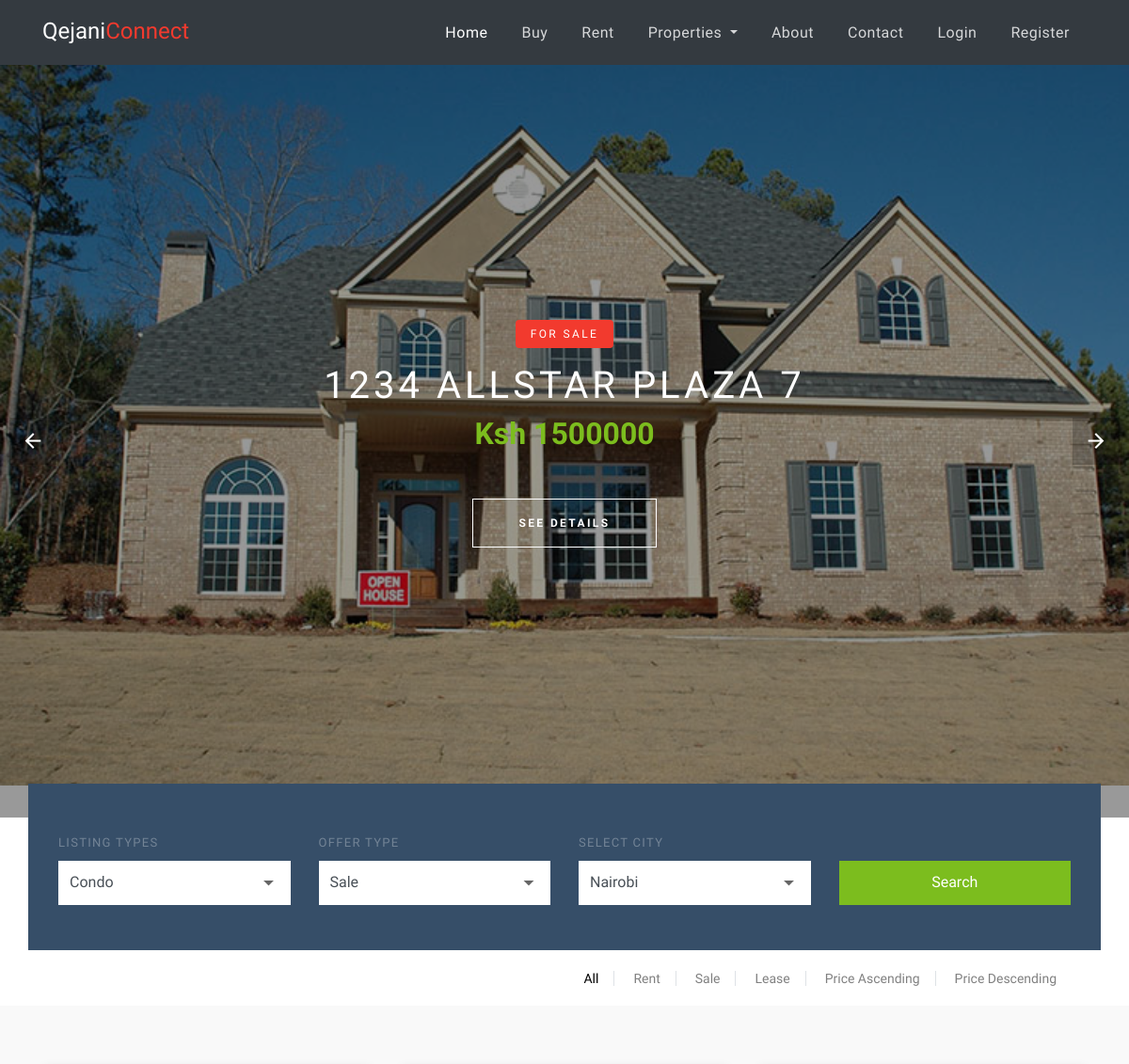
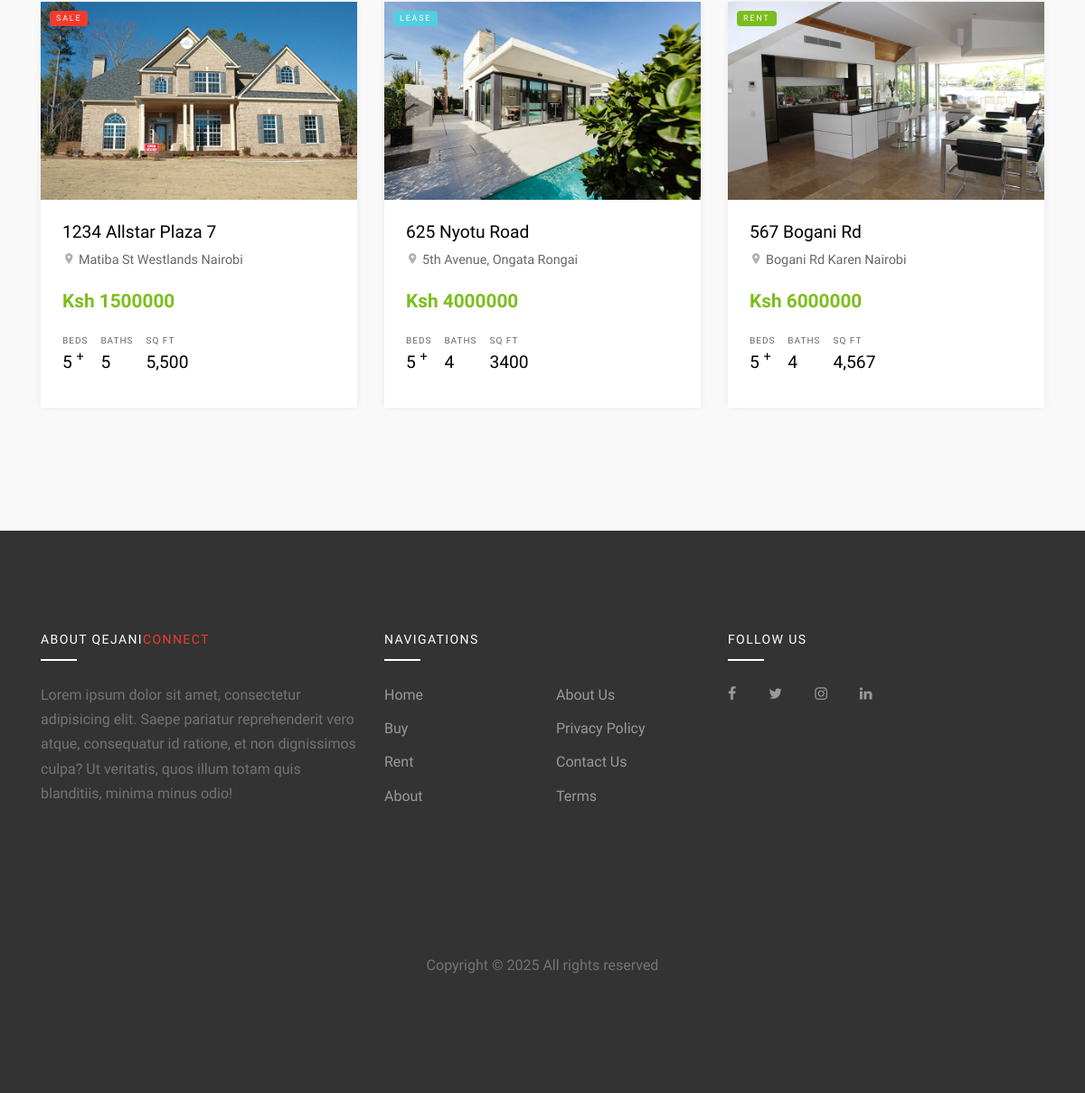
/price.php?price=ASC, run on the app's committed database (2 pictures, top to bottom).
### tables this page shows
CREATE TABLE `props` (
  `id` int(11) NOT NULL,
  `name` varchar(200) NOT NULL,
  `location` varchar(200) NOT NULL,
  `image` varchar(200) NOT NULL,
  `price` varchar(200) NOT NULL,
  `beds` int(10) NOT NULL,
  `baths` int(20) NOT NULL,
  `sqft` varchar(30) NOT NULL,
  `home_type` varchar(200) NOT NULL,
  `year_built` varchar(200) NOT NULL,
  `type` varchar(200) NOT NULL,
  `price_sqft` float NOT NULL,
  `description` text NOT NULL,
  `admin_name` varchar(200) NOT NULL,
  `created_at` timestamp NOT NULL DEFAULT current_timestamp(),
  `virtual_tour_url` varchar(255) DEFAULT NULL,
  `status` varchar(200) NOT NULL
);

### price.php (the view, shortened to what this page needs)
<?php require "includes/header.php" ?>
<?php require "config/config.php" ?>
<?php
if (isset($_GET["price"])) {
  $price = $_GET["price"];
  $page = isset($_GET['page']) ? (int)$_GET['page'] : 1;
  $offset = ($page - 1) * ITEMS_PER_PAGE;
  $select = $conn->query("SELECT * FROM props ORDER BY price $price LIMIT $offset, " . ITEMS_PER_PAGE);
  $select->execute();
  $props = $select->fetchAll(PDO::FETCH_OBJ);
} else {
  echo "<script>window.location.href='" . APPURL . "404.php'</script>";
}
?>
<div class="slide-one-item home-slider owl-carousel">
  <?php foreach ($props as $prop) : ?>
    <div class="site-blocks-cover overlay" style="background-image: url(<?php echo USERIMAGESURL; ?>/thumbnails/<?php echo $prop->image; ?>);" data-aos="fade"
      data-stellar-background-ratio="0.5">
      <div class="container">
        <div class="row align-items-center justify-content-center text-center">
          <div class="col-md-10">
            <span class="d-inline-block bg-<?php if ($prop->type == "rent") {
                                              echo "success";
                                            } else if ($prop->type == "sale") {
                                              echo "danger";
                                            } else {
                                              echo "info";
                                            } ?> text-white px-3 mb-3 property-offer-type rounded">For <?php echo $prop->type; ?></span>
            <h1 class="mb-2"><?php echo $prop->name; ?></h1>
            <p class="mb-5"><strong class="h2 text-success font-weight-bold">Ksh <?php echo $prop->price; ?></strong></p>
            <p><a href="property-details.php?id=<?php echo $prop->id ?>" class="btn btn-white btn-outline-white py-3 px-5 rounded-0 btn-2">See Details</a></p>
          </div>
        </div>
      </div>
    </div>
  <?php endforeach; ?>
</div>
<div class="site-section site-section-sm pb-0">
  <div class="container">
    <div class="row">
      <form class="form-search col-md-12" action="search.php" method="POST" style="margin-top: -100px;">
        <div class="row  align-items-end">
          <div class="col-md-3">
            <label for="list-types">Listing Types</label>
            <div class="select-wrap">
              <select name="list-types" id="list-types" class="form-control d-block rounded-0">
                <?php foreach ($categories as $category) : ?>
                  <option value="<?php echo $category->name; ?>"><?php echo $category->name; ?></option>
                <?php endforeach; ?>
              </select>
            </div>
          </div>
          <div class="col-md-3">
            <label for="offer-types">Offer Type</label>
            <div class="select-wrap">
              <select name="offer-types" id="offer-types" class="form-control d-block rounded-0">
                <option value="sale">Sale</option>
              </select>
            </div>
          </div>
          <div class="col-md-3">
            <label for="select-city">Select City</label>
            <div class="select-wrap">
              <select name="select-city" id="select-city" class="form-control d-block rounded-0">
                <option value="nairobi">Nairobi</option>
              </select>
            </div>
          </div>
          <div class="col-md-3">
            <input type="submit" name="submit" class="btn btn-success text-white btn-block rounded-0" value="Search">
          </div>
        </div>
      </form>
    </div>
    <div class="row">
      <div class="col-md-12">
        <div class="view-options bg-white py-3 px-3 d-md-flex align-items-center">
          <div class="ml-auto d-flex align-items-center">
            <div>
              <a href="<?php APPURL; ?>index.php" class="view-list px-3 border-right active">All</a>
              <a href="<?php APPURL; ?>rent.php?type=rent" class="view-list px-3 border-right">Rent</a>
              <a href="<?php APPURL; ?>sale.php?type=sale" class="view-list px-3 border-right">Sale</a>
              <a href="<?php APPURL; ?>lease.php?type=lease" class="view-list px-3 border-right">Lease</a>
              <a href="<?php APPURL; ?>price.php?price=ASC" class="view-list px-3 border-right">Price Ascending</a>
              <a href="<?php APPURL; ?>price.php?price=DESC" class="view-list px-3">Price Descending</a>
            </div>
          </div>
        </div>
      </div>
    </div>
  </div>
</div>
<div class="site-section site-section-sm bg-light">
  <div class="container">
    <div class="row mb-5">
      <?php foreach ($props as $prop) : ?>
        <div class="col-md-6 col-lg-4 mb-4">
          <div class="property-entry h-100">
            <a href="property-details.php?id=<?php echo $prop->id ?>" class="property-thumbnail">
              <div class="offer-type-wrap">
                <span class="offer-type bg-<?php if ($prop->type == "rent") {
                                              echo "success";
                                            } else if ($prop->type == "sale") {
                                              echo "danger";
                                            } else {
                                              echo "info";
                                            } ?>"><?php echo $prop->type; ?></span>
              </div>
              <img src="<?php echo USERIMAGESURL; ?>/thumbnails/<?php echo urlencode($prop->image); ?>" alt="Image" class="img-fluid">
            </a>
            <div class="p-4 property-body">
              <h2 class="property-title"><a href="property-details.php?id=<?php echo $prop->id ?>"><?php echo $prop->name; ?></a></h2>
              <span class="property-location d-block mb-3"><span class="property-icon icon-room"></span>
                <?php echo $prop->location; ?></span>
              <strong class="property-price text-primary mb-3 d-block text-success">Ksh <?php echo $prop->price; ?></strong>
              <ul class="property-specs-wrap mb-3 mb-lg-0">
                <li>
                  <span class="property-specs">Beds</span>
                  <span class="property-specs-number"><?php echo $prop->beds; ?> <sup>+</sup></span>
                </li>
                <li>
                  <span class="property-specs">Baths</span>
                  <span class="property-specs-number"><?php echo $prop->baths ?></span>
                </li>
                <li>
                  <span class="property-specs">SQ FT</span>
                  <span class="property-specs-number"><?php echo $prop->sqft; ?></span>
                </li>
              </ul>
            </div>
          </div>
        </div>
      <?php endforeach; ?>
    </div>
  </div>
</div>
<?php require "includes/footer.php" ?>

### css/style.css (style rules this page uses)
body { line-height: 1.7; color: rgba(0, 0, 0, 0.6); font-weight: 400; font-size: 1rem; font-family: "Roboto Mono", SFMono-Regular, Menlo, Monaco, Consolas, "Liberation Mono", "Courier New", monospace; font-family: "Nunito Sans", -apple-system, BlinkMacSystemFont, "Segoe UI", Roboto, "Helvetica Neue", Arial, sans-serif, "Apple Color Emoji", "Segoe UI Emoji", "Segoe UI Symbol", "Noto Color Emoji"; }
a { -webkit-transition: .3s all ease; -o-transition: .3s all ease; transition: .3s all ease; }
.bg-light { background: #f9f9f9 !important; }
.btn { position: relative; top: 0; }
.btn.btn-2 { letter-spacing: .2em; text-transform: uppercase; font-size: 12px; font-weight: 700; }
.btn.btn-white.btn-outline-white { border-color: #fff; background: transparent; color: #fff; }
.form-control { height: 47px; }
.site-section { padding: 3em 0; }
@media (min-width: 768px) { .site-section { padding: 7em 0; } }
.site-section.site-section-sm { padding: 4em 0; }
.site-blocks-cover { background-size: cover; background-repeat: no-repeat; background-position: top; }
.site-blocks-cover.overlay { position: relative; }
.site-blocks-cover.overlay:before { position: absolute; content: ""; left: 0; bottom: 0; right: 0; top: 0; background: rgba(0, 0, 0, 0.4); }
.site-blocks-cover, .site-blocks-cover .row { min-height: 600px; height: calc(100vh); }
.site-blocks-cover h1 { font-weight: 900; color: #fff; font-weight: normal; letter-spacing: .1em; text-transform: uppercase; }
.site-blocks-cover p { color: #fff; font-size: 1.5rem; line-height: 1.5; }
.site-blocks-cover .property-offer-type { letter-spacing: .2em; font-size: 12px; text-transform: uppercase; padding-top: 5px; padding-bottom: 5px; }
.property-entry { -webkit-box-shadow: 0 0 10px -2px rgba(0, 0, 0, 0.1); box-shadow: 0 0 10px -2px rgba(0, 0, 0, 0.1); background: #fff; }
.property-entry .property-body { position: relative; }
.property-entry .offer-type-wrap { position: absolute; top: 10px; left: 10px; z-index: 8; }
.property-entry .property-thumbnail { overflow: hidden; position: relative; display: block; }
.property-entry .property-thumbnail .offer-type { display: block; margin-bottom: 5px; padding: 1px 7px; color: #fff; text-transform: uppercase; letter-spacing: .2em; font-size: 9px; border-radius: 4px; }
.property-entry .property-thumbnail img { -webkit-transition: .3s all ease; -o-transition: .3s all ease; transition: .3s all ease; -webkit-transform: scale(1); -ms-transform: scale(1); transform: scale(1); }
.property-entry .property-title { font-size: 1.2rem; }
.property-entry .property-title a { color: #000; }
.property-entry .property-location { font-size: .9rem; }
.property-entry .property-location .property-icon { color: rgba(0, 0, 0, 0.3); }
.property-entry .property-specs-number { font-size: 1.2rem; color: #000; }
.property-entry .property-specs-wrap { list-style: none; padding: 0; margin: 0; }
.property-entry .property-specs-wrap li { display: inline-block; margin-right: 10px; margin-bottom: 10px; }
.property-entry .property-specs { display: block; text-transform: uppercase; font-size: 10px; letter-spacing: .1em; }
.property-entry .property-price { font-size: 1.3rem; }
.property-specs-wrap { list-style: none; padding: 0; margin: 0; }
.property-specs-wrap li { display: inline-block; margin-right: 10px; margin-bottom: 10px; }
.property-specs { display: block; text-transform: uppercase; font-size: 10px; letter-spacing: .1em; }
.property-price { font-size: 1.3rem; }
.form-search { background: #364e68; position: relative; z-index: 1; padding: 3rem 2rem; -webkit-box-shadow: 0 0px 30px 0px rbga(0, 0, 0, 1); box-shadow: 0 0px 30px 0px rbga(0, 0, 0, 1); }
.form-search label { text-transform: uppercase; font-size: 13px; letter-spacing: .1em; color: rgba(255, 255, 255, 0.3); }
.form-search .form-control { border: none; }
.form-search .btn[type="submit"] { height: 47px; }
.select-wrap { position: relative; }
.select-wrap select { -webkit-appearance: none; -moz-appearance: none; appearance: none; }
.block-13, .slide-one-item { position: relative; z-index: 1; }
.view-options a { font-size: 14px; color: gray; }
.view-options a.active { color: #000; }
.property-body { padding: 40px; }
.img-fluid { max-width: 100%; height: auto; }
.property-thumbnail img { width: 100%; height: 100%; object-fit: cover; }
.form-control { width: 100%; }
.property-entry { transition: all 0.3s ease; }

### data on the page
props: image (picture), type "SALE", name "1234 ALLSTAR PLAZA 7", price "1500000", name "1234 Allstar Plaza 7", location "Matiba St Westlands Nairobi", beds "5", baths "5", sqft "5,500"
props: type "LEASE", image (picture), name "625 Nyotu Road", location "5th Avenue, Ongata Rongai", price "4000000", beds "5", baths "4", sqft "3400"
props: type "RENT", image (picture), name "567 Bogani Rd", location "Bogani Rd Karen Nairobi", price "6000000", beds "5", baths "4", sqft "4,567"

### other printed values
form field list-types "Condo"
